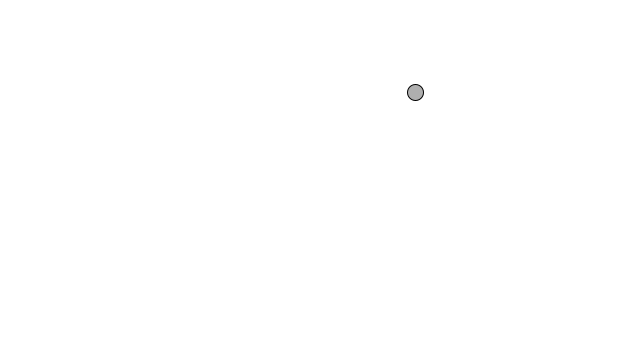
Frame 1 (no input)
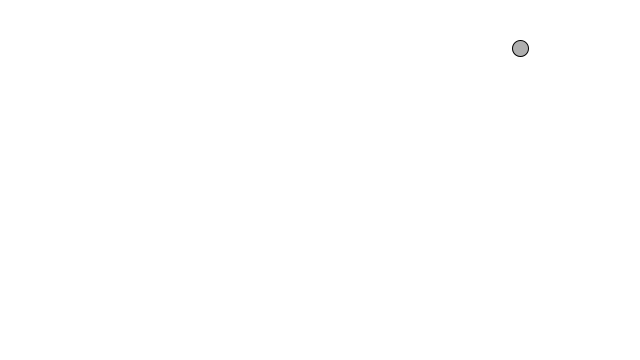
Frame 60 (the mouse pressed at the canvas centre just before this capture)
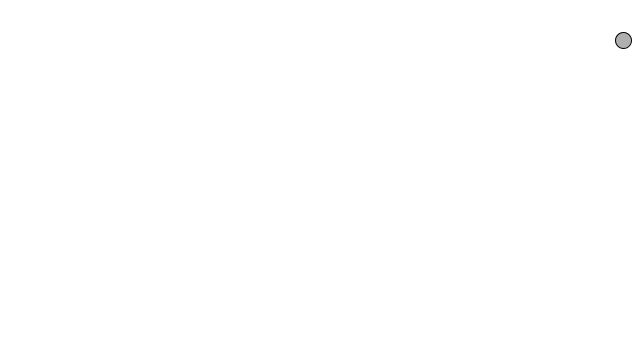
Frame 120 (the mouse held since frame 60 and released just before this capture)

The Processing sketch that drew these frames (run headless with seeded random() and noise(); from frame 60 on, the mouse is pressed at the canvas centre):

// Processing sketch: ex_1_8
// ── ex_1_8.pde
class PVector {
  float x;
  float y;

  PVector(float x_, float y_) {
    x = x_;
    y = y_;
  }

  void add(PVector v) {
    x = x + v.x;
    y = y + v.y;
  }

  void sub(PVector v) {
    x = x - v.x;
    y = y - v.y;
  }

  void mult(float n) {
    x = x * n;
    y = y * n;
  }

  void div(float n) {
    x = x / n;
    y = y / n;
  }

  float mag() {
    return sqrt(x * x + y * y);
  }

  void normalize() {
    float m = mag();
    if (m != 0) {
      div(m);
    }
  }

  void limit(float max) {
    if (mag() > max) {
      normalize();
      mult(max);
    }
  }
}

class Mover {

  PVector location;
  PVector velocity;
  PVector acceleration;
  float topspeed;

  Mover() {
    location     = new PVector(random(width), random(height));
    velocity     = new PVector(random(-2, 2), random(-2, 2));
    acceleration = new PVector(-0.001, 0.01);
    topspeed     = 10;
  }

  void update() {
    velocity.add(acceleration);
    velocity.limit(topspeed);
    location.add(velocity);
  }

  void display() {
    stroke(0);
    fill(175);
    ellipse(location.x, location.y, 16, 16);
  }

  void checkEdge() {
    if (location.x > width) {
      location.x = 0;
    } else if (location.x < 0) {
      location.x = width;
    }
    if (location.y > height) {
      location.y = 0;
    } else if (location.y < 0) {
      location.y = height;
    }
  }
}

Mover mover;

void setup() {
  size(640, 360);
  background(255);
  mover = new Mover();
}

void draw() {
  background(255);

  mover.update();
  mover.checkEdge();
  mover.display();
}
